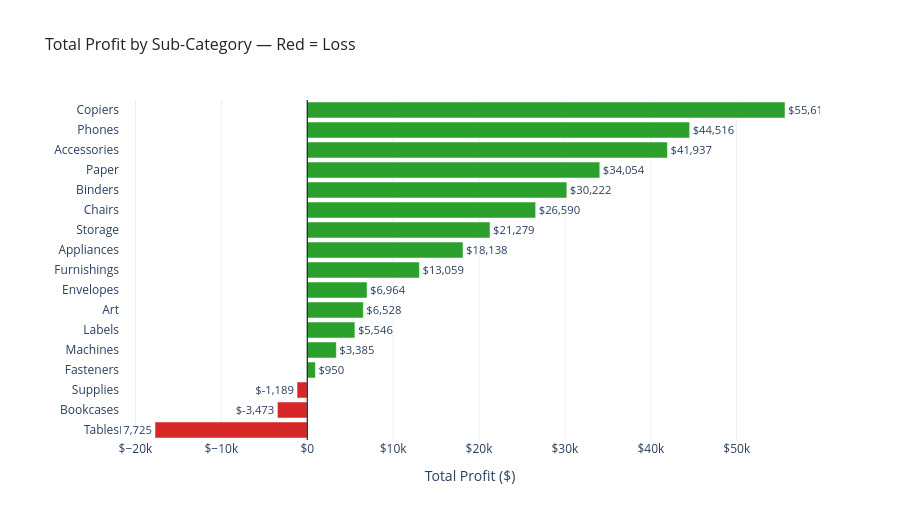

Here is the notebook cell this chart was saved with:
### Markdown cell above
## 3. Sub-Category Profit Bar (sorted)

### Code cell
subcat = (
    df.groupby('Sub-Category')['Profit']
    .sum()
    .reset_index()
    .sort_values('Profit')
)
subcat['Color'] = subcat['Profit'].apply(lambda x: RED if x < 0 else GREEN)

fig = go.Figure(go.Bar(
    x=subcat['Profit'],
    y=subcat['Sub-Category'],
    orientation='h',
    marker_color=subcat['Color'],
    text=subcat['Profit'].apply(lambda x: f'${x:,.0f}'),
    textposition='outside',
    hovertemplate='<b>%{y}</b><br>Profit: $%{x:,.0f}<extra></extra>'
))

fig.add_vline(x=0, line_color='black', line_width=1)
fig.update_layout(
    title=dict(text='Total Profit by Sub-Category — Red = Loss', font=FONT_TITLE),
    template=TEMPLATE,
    xaxis=dict(title='Total Profit ($)', tickprefix='$'),
    height=520,
    margin=dict(l=120)
)
fig.show()

### Figure 1 — Plotly figure (JSON) as saved in the notebook; plotly's stock layout.template omitted (floating-point values rounded to 4 significant figures)
{"data": [{"hovertemplate": "<b>%{y}</b><br>Profit: $%{x:,.0f}<extra></extra>", "marker": {"color": ["#d62728", "#d62728", "#d62728", "#2ca02c", "#2ca02c", "#2ca02c", "#2ca02c", "#2ca02c", "#2ca02c", "#2ca02c", "#2ca02c", "#2ca02c", "#2ca02c", "#2ca02c", "#2ca02c", "#2ca02c", "#2ca02c"]}, "orientation": "h", "text": ["$-17,725", "$-3,473", "$-1,189", "$950", "$3,385", "$5,546", "$6,528", "$6,964", "$13,059", "$18,138", "$21,279", "$26,590", "$30,222", "$34,054", "$41,937", "$44,516", "$55,618"], "textposition": "outside", "type": "bar", "x": [-17730.0, -3473.0, -1189.0, 949.5, 3385.0, 5546.0, 6528.0, 6964.0, 13060.0, 18140.0, 21280.0, 26590.0, 30220.0, 34050.0, 41940.0, 44520.0, 55620.0], "y": ["Tables", "Bookcases", "Supplies", "Fasteners", "Machines", "Labels", "Art", "Envelopes", "Furnishings", "Appliances", "Storage", "Chairs", "Binders", "Paper", "Accessories", "Phones", "Copiers"]}], "layout": {"height": 520, "margin": {"l": 120}, "shapes": [{"line": {"color": "black", "width": 1}, "type": "line", "x0": 0, "x1": 0, "xref": "x", "y0": 0, "y1": 1, "yref": "y domain"}], "title": {"font": {"color": "#222", "size": 16}, "text": "Total Profit by Sub-Category — Red = Loss"}, "xaxis": {"tickprefix": "$", "title": {"text": "Total Profit ($)"}}}}
